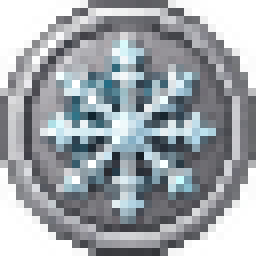
#> input picture tools/textures_override/coin_blue.png, 32 x 32 px (shown 8 times larger)
$ python import_texture_sheet.py textures_override/coin_blue.png textures_override/coin_dark.png
#> lines starting #> are read from the running program, lines starting #| are printed output that depends on the picture
# -*- coding: utf-8 -*-
"""Sprite-sheet importáló: kész (kézi/AI) textúra-lapból éles pack-textúrákat vág.

A textúrás a docs/RESOURCE_PACK_CMD.md leírásai alapján készít sprite-lapot
(akár bakelt kockás háttérrel); ez a szkript kiszedi a hátteret, megkeresi az
egyes sprite-okat (olvasási sorrend: sorok fentről, soron belül balról), négyzetre
igazítja és a pack felbontására skálázza őket, majd a tools/textures_override/
mappába menti — onnan a build_resourcepack.py a generált placeholder HELYETT
ezeket csomagolja.

Használat:
    python3 tools/import_texture_sheet.py <kep.png> <nev1,nev2,...> [--size 32]
A nevek a pack textúra-fájlnevei (pl. coin_red,coin_blue,coin_neutral,coin_dark,money_pouch).
"""
import os
import sys
from collections import deque

from PIL import Image

OVERRIDE_DIR = os.path.join(os.path.dirname(os.path.abspath(__file__)), 'textures_override')


def is_backgroundish(rgb):
    r, g, b = rgb[:3]
    return r > 222 and g > 222 and b > 222 and max(r, g, b) - min(r, g, b) < 14


def key_background(im):
    """A képszélről elérhető világos (kockás-háttér) pixelek átlátszóvá tétele —
    a sprite-on BELÜLI fehérek (pl. hópehely) zárt területként megmaradnak."""
    im = im.convert('RGBA')
#> im is the input picture: PIL image 32x32 RGBA; mean R, G, B, A 110.6, 116.7, 122, 199.6
    w, h = im.size
#> w = 32; h = 32
    px = im.load()
    seen = [[False] * h for _ in range(w)]
    dq = deque()
    for x in range(w):
        for y in (0, h - 1):
            if is_backgroundish(px[x, y]):
                dq.append((x, y)); seen[x][y] = True
    for y in range(h):
        for x in (0, w - 1):
            if is_backgroundish(px[x, y]) and not seen[x][y]:
                dq.append((x, y)); seen[x][y] = True
    while dq:
        x, y = dq.popleft()
        px[x, y] = (0, 0, 0, 0)
        for dx, dy in ((1, 0), (-1, 0), (0, 1), (0, -1)):
            nx, ny = x + dx, y + dy
            if 0 <= nx < w and 0 <= ny < h and not seen[nx][ny] and is_backgroundish(px[nx, ny]):
                seen[nx][ny] = True
                dq.append((nx, ny))
    return im


def components(im, min_area=400):
    """Átlátszatlan összefüggő komponensek bounding-boxai, olvasási sorrendben."""
#> called with min_area = 400
    w, h = im.size
#> w = 32
    px = im.load()
    seen = [[False] * h for _ in range(w)]
    boxes = []
    for y0 in range(h):
        for x0 in range(w):
            if seen[x0][y0] or px[x0, y0][3] == 0:
                continue
            dq = deque([(x0, y0)])
            seen[x0][y0] = True
            minx = maxx = x0; miny = maxy = y0; area = 0
            while dq:
                x, y = dq.popleft()
                area += 1
                minx = min(minx, x); maxx = max(maxx, x)
                miny = min(miny, y); maxy = max(maxy, y)
                for dx in (-1, 0, 1):
                    for dy in (-1, 0, 1):
                        nx, ny = x + dx, y + dy
                        if 0 <= nx < w and 0 <= ny < h and not seen[nx][ny] and px[nx, ny][3] > 0:
                            seen[nx][ny] = True
                            dq.append((nx, ny))
            if area >= min_area:
                boxes.append((minx, miny, maxx, maxy))
#> after the loop, boxes = [(0, 0, 31, 31)]
    # olvasási sorrend: sor-sávok (átfedő y-tartomány = egy sor), soron belül x szerint
    boxes.sort(key=lambda b: b[1])
    rows = []
    for b in boxes:
        for row in rows:
            if b[1] <= row[0][3]:  # átfed az első elem y-sávjával
                row.append(b)
                break
        else:
            rows.append([b])
#> after the loop, rows = [[(0, 0, 31, 31)]]
    ordered = []
    for row in rows:
        ordered.extend(sorted(row, key=lambda b: b[0]))
#> after the loop, ordered = [(0, 0, 31, 31)]
    return ordered


def cut(im, box, size):
    x0, y0, x1, y1 = box
    sprite = im.crop((x0, y0, x1 + 1, y1 + 1))
    side = max(sprite.width, sprite.height)
    sq = Image.new('RGBA', (side, side), (0, 0, 0, 0))
    sq.paste(sprite, ((side - sprite.width) // 2, (side - sprite.height) // 2), sprite)
    return sq.resize((size, size), Image.LANCZOS)


def main():
    if len(sys.argv) < 3:
        print(__doc__)
        sys.exit(1)
    path, names = sys.argv[1], sys.argv[2].split(',')
    size = 32
    if '--size' in sys.argv:
        size = int(sys.argv[sys.argv.index('--size') + 1])
    im = key_background(Image.open(path))
    boxes = components(im)
#> boxes = [(0, 0, 31, 31)]
    if len(boxes) != len(names):
        print('FIGYELEM: %d sprite-ot találtam, de %d nevet kaptam!' % (len(boxes), len(names)))
        print('boxok:', boxes)
        sys.exit(2)
    os.makedirs(OVERRIDE_DIR, exist_ok=True)
    for name, box in zip(names, boxes):
        out = os.path.join(OVERRIDE_DIR, name + '.png')
        cut(im, box, size).save(out)
        print('%-24s <- %s  (%dx%d)' % (name + '.png', box, box[2] - box[0] + 1, box[3] - box[1] + 1))
#> this loop made 1 pass
#> (name, x0 in cut, y0 in cut, x1 in cut, y1 in cut, side in cut) on pass 1: ('textures_override/coin_dark.png', 0, 0, 31, 31, 32)
#| textures_override/coin_dark.png.png <- (0, 0, 31, 31)  (32x32)
#> pass 1, in main, `cut(im, box, size).save(out)`:
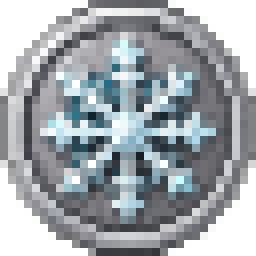
#> saved as coin_dark.png.png: PIL image 32x32 RGBA (shown 8 times larger); mean R, G, B, A 103.4, 109.3, 114.3, 195.3; transparent parts drawn white
    print('Kész — a build_resourcepack.py mostantól ezeket csomagolja a generált helyett.')


if __name__ == '__main__':
    main()

$ run again, on tools/textures_override/coin_neutral.png
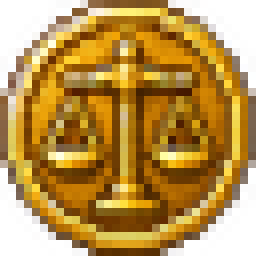
#> input picture tools/textures_override/coin_neutral.png, 32 x 32 px (shown 8 times larger)
#> in key_background, im is the input picture: PIL image 32x32 RGBA; mean R, G, B, A 141.1, 100.1, 29.8, 200.4
#> in main, `boxes = components(im)`: boxes = [(0, 0, 31, 31)]
#> the loop in main, `for name, box in zip(names, boxes):` made 1 pass
#> (name, x0 in cut, y0 in cut, x1 in cut, y1 in cut, side in cut) on pass 1: ('textures_override/coin_neutral.png', 0, 0, 31, 31, 32)
#> (printed output is left out)
#> pass 1, in main, `cut(im, box, size).save(out)`:
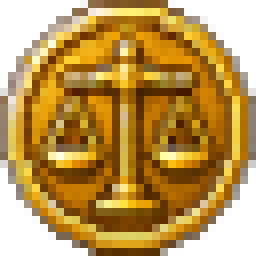
#> saved as coin_neutral.png.png: PIL image 32x32 RGBA (shown 8 times larger); mean R, G, B, A 131.5, 92.5, 23.3, 196.2; transparent parts drawn white

$ run again, on tools/textures_override/coin_red.png
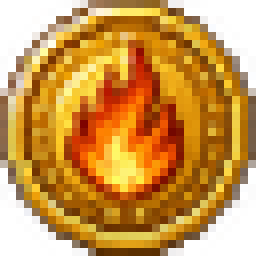
#> input picture tools/textures_override/coin_red.png, 32 x 32 px (shown 8 times larger)
#> in key_background, im is the input picture: PIL image 32x32 RGBA; mean R, G, B, A 157.3, 101.7, 27.5, 199.1
#> in main, `boxes = components(im)`: boxes = [(0, 0, 31, 31)]
#> the loop in main, `for name, box in zip(names, boxes):` made 1 pass
#> (name, x0 in cut, y0 in cut, x1 in cut, y1 in cut, side in cut) on pass 1: ('textures_override/coin_red.png', 0, 0, 31, 31, 32)
#> (printed output is left out)
#> pass 1, in main, `cut(im, box, size).save(out)`:
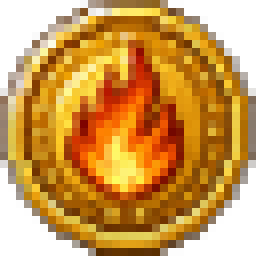
#> saved as coin_red.png.png: PIL image 32x32 RGBA (shown 8 times larger); mean R, G, B, A 147.8, 94.4, 21.5, 194.7; transparent parts drawn white

$ run again, on tools/textures_override/money_pouch.png
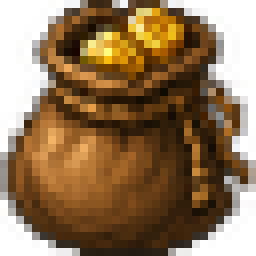
#> input picture tools/textures_override/money_pouch.png, 32 x 32 px (shown 8 times larger)
#> in key_background, im is the input picture: PIL image 32x32 RGBA; mean R, G, B, A 88.5, 59.5, 27.1, 188.7
#> in main, `boxes = components(im)`: boxes = [(0, 0, 31, 31)]
#> the loop in main, `for name, box in zip(names, boxes):` made 1 pass
#> (name, x0 in cut, y0 in cut, x1 in cut, y1 in cut, side in cut) on pass 1: ('textures_override/money_pouch.png', 0, 0, 31, 31, 32)
#> (printed output is left out)
#> pass 1, in main, `cut(im, box, size).save(out)`:
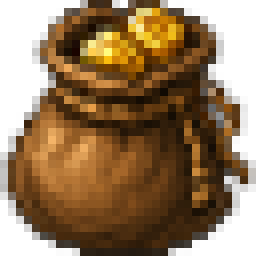
#> saved as money_pouch.png.png: PIL image 32x32 RGBA (shown 8 times larger); mean R, G, B, A 78.8, 51.5, 20.4, 183.1; transparent parts drawn white
